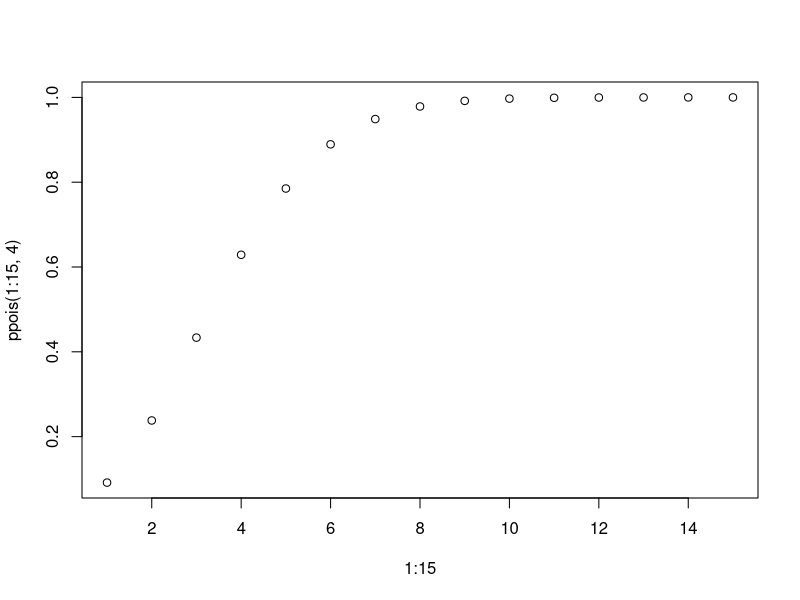
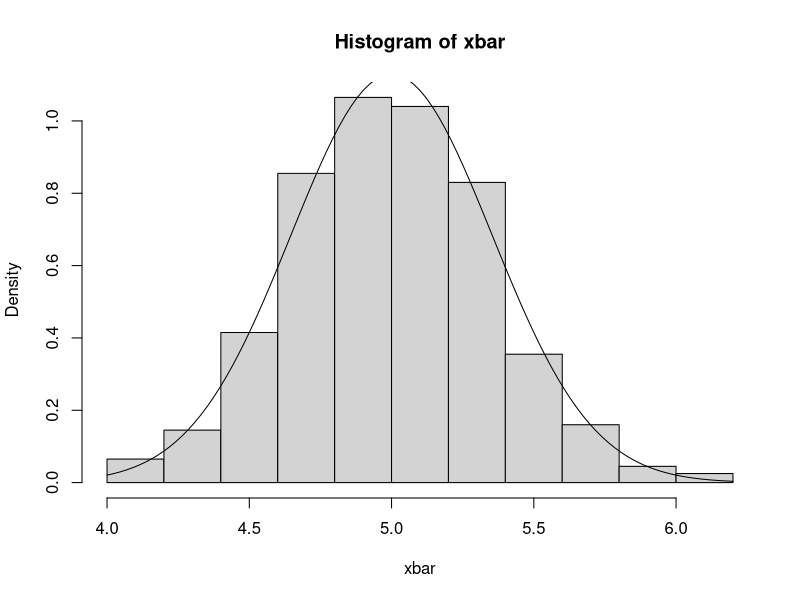

These figures' R source, in order: (Note: this script raises an error after producing the figures.)
#chap 2
s=1:20
sample(s,100,replace=T)

rbinom(10,10,0.5)
dbinom(0,10,0.5)
pbinom(0:10,10,0.5)
qbinom(0.25,10,0.5)

rgeom(10,0.5)
dgeom(10,0.5)
pgeom(10,0.5)

rnbinom(10,10,0.5)
dnbinom(15,10,0.5)#k=10 type 2 nb
pnbinom(15,10,0.5)

rhyper(20,15,10,5)#

ppois(0:10,2)
dpois(0,2)
qpois(0.5,2)

runif(10,min=0,max=10)


rgamma(10,2,0.25)


rchisq(10,5)
pchisq(10,5)
qchisq(0.025,10)

beta(2,2)

rbeta(10,2,3)

rnorm(10,1,2)
1-plnorm(8.006,5,6)
qt(0.3,24)
qf(0.95,5,12)

plot(1:15,ppois(1:15,4))

# chap  6
set.seed(23)
xbar<-1:1000
for (i in 1:1000){ x<- rpois(40,5);xbar[i]<-mean(x)}
hist(xbar,prob=T)
curve(dnorm(x,5,sqrt(0.125)),add=T)

#chap 8
ss<-rgamma(10,1,5)
sample(ss,replace = T)
est<-1:1000
for (i in 1:1000){ x<- sample(ss,replace = T);xbar[i]<-1/mean(x)}
mean(est)
sd(est)
quantile(est,c(0.025,0.975))



#chap 9
t.test(rpois(100,5),mu=15,conf.level = 0.95)
quantile(replicate(1000,mean(sample(rpois(100,5),replace = T))),c(0.025,0.975))

cf<-sqrt(4*17.8/qchisq(0.025,4))
cf
cf2<-sqrt(4*17.8/qchisq(0.975,4))
cf2
x<-rnorm(10)
mu<-mean(x)
sigma<-sqrt(var(x))
conf_int<-c(mu+sigma*sqrt(1/10)*qt(0.025,9),mu+sigma*sqrt(1/10)*qt(0.975,9))
pred_int<-c(mu+sigma*sqrt(1+1/10)*qt(0.025,9),mu+sigma*sqrt(1+1/10)*qt(0.975,9))

predict(lm(x~1),data.frame(1),interval = "confidence")
predict(lm(x~1),data.frame(1),interval = "prediction")

binom.test(40,85,conf=0.95)
poisson.test(116,500,conf.level = 0.95)
 t.test(rnorm(10,2,5),rnorm(10,2.5,5),var.equal = T)
var.test(rnorm(10,2,5),rnorm(10,2.5,16))
k<-prop.test(c(25,20),c(100,150),correct = F)
names(k)
k$conf.int
poisson.test(c(150,650),c(500,4500),conf.level = 0.99)
t.test(rnorm(10,2,5),rnorm(10,2.5,5),paired = T)

power.t.test(rnorm(10,2,5),rnorm(10,2.5,5),var.equal = T)
power.t.test(rpois(100,5))

#chap10
#chisq.test(obsfreq,p=expprob)
#chisq.test(table)
 #if 2*2 apply correct=F cont corr
fisher.test(table(c(2,4),c(1,3)))
chisq.test(table(c(2,4),c(1,3)))

#chap 11
cor(mtcars$cyl,mtcars$carb)
cor(mtcars$cyl,mtcars$carb,method = "pearson")
cor(mtcars$cyl,mtcars$carb,method = "spearman")
cor(mtcars$cyl,mtcars$carb,method = "kendall")

cor.test(mtcars$cyl,mtcars$carb,method = "pearson")
cor.test(mtcars$cyl,mtcars$carb,method = "spearman")
cor.test(mtcars$cyl,mtcars$carb,method = "kendall")
plot(mtcars$cyl,mtcars$carb)

m<-cor(mtcars[,-1])
p<-prcomp(mtcars[,1:4])
p$scale
p$x
p$rotation
p$center
p$sdev
summary(p)
plot(p,type = "line")
princomp(mtcars[,1:4])



# chap 12
str(mtcars)
x=mtcars$disp
model<-lm(mtcars$mpg~x)
summary(model)
plot(mtcars$disp,mtcars$mpg)
abline(model)
anova(model)
confint(model,level=0.95)
newdata=data.frame(x=4)
predict(model,newdata,interval = "confidence")
predict(model,newdata,interval = "prediction")
f<-data.frame(mtcars$mpg,fitted(model),residuals(model))
head(f)

model<-lm(mpg~.,data=mtcars)
summary(model)
plot(mtcars$disp,mtcars$mpg)
abline(model)
anova(model)
confint(model,level=0.95)
newdata=data.frame(x=4)
predict(model,newdata,interval = "confidence")
predict(model,newdata,interval = "prediction")
f<-data.frame(mtcars$mpg,fitted(model),residuals(model))
head(f)

model<-lm(mtcars$mpg~x+mtcars$hp)
summary(model)
plot(mtcars$disp,mtcars$mpg)
abline(model)
anova(model)
confint(model,level=0.95)
newdata=data.frame(x=4)
predict(model,newdata,interval = "confidence")
predict(model,newdata,interval = "prediction")
f<-data.frame(mtcars$mpg,fitted(model),residuals(model))
head(f)

model<-glm(vs~1,data = mtcars,family=binomial(link = "logit"))
summary(model)
anova(model)
model2<-update(model,~.+disp)
summary(model2)
anova(model2)
anova(model2,model,test="F")
anova(model2,model,test="Chi")
model3<-update(model2,~.+wt)
summary(model3)
anova(model3)
anova(model2,model3,test="F")
anova(model2,model3,test="Chi")

modela<-glm(vs~wt*disp,data = mtcars,family=binomial(link = "logit"))
summary(modela)
anova(modela)
model2<-update(modela,~.-wt:disp)
summary(model2)
anova(model2)
model3<-update(model2,~.-wt)
summary(model3)
anova(model3)
anova(model2,model3,test="F")
anova(model3,modela,test="Chi")
newdata=data.frame(disp=180)
predict(model3,newdata,type = "response")
fitted(model3)
residuals(model3)

# chap 15

n=10;M=1500;sigma1=3;sigma2=5;mu=2
z<-n/(n+sigma1^2+sigma2^2)
cp<-rep(0,M)
for(i in 1:M){
  theta<-rnorm(1,mu,sigma2)
  x<-rnorm(n,theta,sigma1)
  cp[i]<-z*mean(x)+(1-z)*mu
}
mean(cp)























